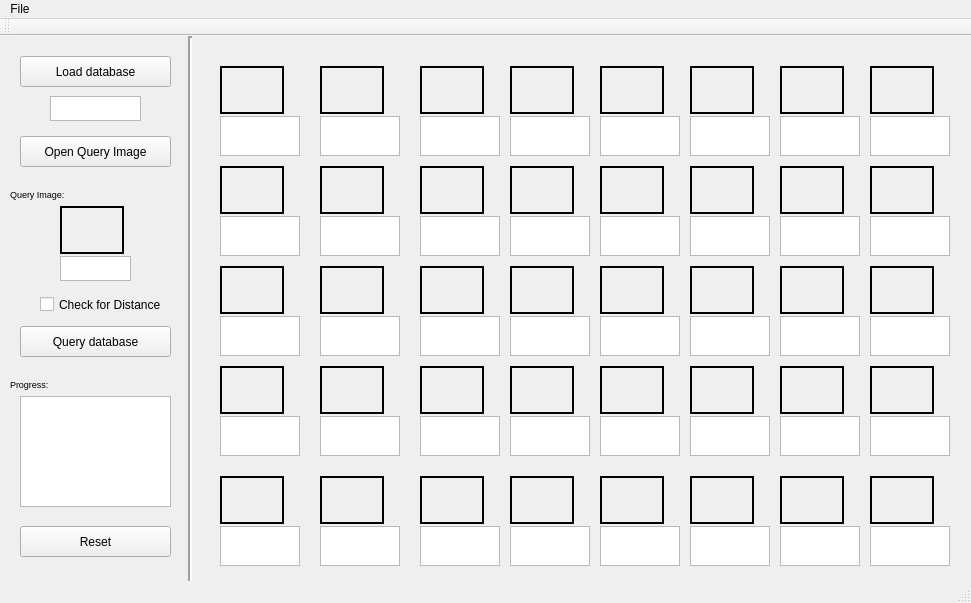
<?xml version="1.0" encoding="UTF-8"?>
<ui version="4.0">
 <class>MainWindow</class>
 <widget class="QMainWindow" name="MainWindow">
  <property name="geometry">
   <rect>
    <x>0</x>
    <y>0</y>
    <width>971</width>
    <height>603</height>
   </rect>
  </property>
  <property name="windowTitle">
   <string>MainWindow</string>
  </property>
  <widget class="QWidget" name="centralWidget">
   <widget class="QPushButton" name="openButton">
    <property name="geometry">
     <rect>
      <x>20</x>
      <y>100</y>
      <width>151</width>
      <height>31</height>
     </rect>
    </property>
    <property name="text">
     <string>Open Query Image</string>
    </property>
   </widget>
   <widget class="QLabel" name="ImgDisplay">
    <property name="enabled">
     <bool>true</bool>
    </property>
    <property name="geometry">
     <rect>
      <x>60</x>
      <y>170</y>
      <width>64</width>
      <height>48</height>
     </rect>
    </property>
    <property name="frameShape">
     <enum>QFrame::WinPanel</enum>
    </property>
    <property name="text">
     <string/>
    </property>
   </widget>
   <widget class="QPushButton" name="resetButton">
    <property name="geometry">
     <rect>
      <x>20</x>
      <y>490</y>
      <width>151</width>
      <height>31</height>
     </rect>
    </property>
    <property name="text">
     <string>Reset</string>
    </property>
   </widget>
   <widget class="QPushButton" name="queryButton">
    <property name="geometry">
     <rect>
      <x>20</x>
      <y>290</y>
      <width>151</width>
      <height>31</height>
     </rect>
    </property>
    <property name="text">
     <string>Query database</string>
    </property>
   </widget>
   <widget class="QPushButton" name="loadButton">
    <property name="geometry">
     <rect>
      <x>20</x>
      <y>20</y>
      <width>151</width>
      <height>31</height>
     </rect>
    </property>
    <property name="text">
     <string>Load database</string>
    </property>
   </widget>
   <widget class="Line" name="line">
    <property name="geometry">
     <rect>
      <x>180</x>
      <y>0</y>
      <width>20</width>
      <height>561</height>
     </rect>
    </property>
    <property name="lineWidth">
     <number>2</number>
    </property>
    <property name="orientation">
     <enum>Qt::Vertical</enum>
    </property>
   </widget>
   <widget class="QLabel" name="label_3">
    <property name="geometry">
     <rect>
      <x>10</x>
      <y>150</y>
      <width>71</width>
      <height>16</height>
     </rect>
    </property>
    <property name="font">
     <font>
      <pointsize>7</pointsize>
     </font>
    </property>
    <property name="text">
     <string>Query Image:</string>
    </property>
   </widget>
   <widget class="QLabel" name="ImgDisplay_1">
    <property name="enabled">
     <bool>true</bool>
    </property>
    <property name="geometry">
     <rect>
      <x>220</x>
      <y>30</y>
      <width>64</width>
      <height>48</height>
     </rect>
    </property>
    <property name="frameShape">
     <enum>QFrame::WinPanel</enum>
    </property>
    <property name="text">
     <string/>
    </property>
   </widget>
   <widget class="QLabel" name="ImgDisplay_2">
    <property name="enabled">
     <bool>true</bool>
    </property>
    <property name="geometry">
     <rect>
      <x>320</x>
      <y>30</y>
      <width>64</width>
      <height>48</height>
     </rect>
    </property>
    <property name="frameShape">
     <enum>QFrame::WinPanel</enum>
    </property>
    <property name="text">
     <string/>
    </property>
   </widget>
   <widget class="QLabel" name="ImgDisplay_5">
    <property name="enabled">
     <bool>true</bool>
    </property>
    <property name="geometry">
     <rect>
      <x>600</x>
      <y>30</y>
      <width>64</width>
      <height>48</height>
     </rect>
    </property>
    <property name="frameShape">
     <enum>QFrame::WinPanel</enum>
    </property>
    <property name="text">
     <string/>
    </property>
   </widget>
   <widget class="QLabel" name="ImgDisplay_4">
    <property name="enabled">
     <bool>true</bool>
    </property>
    <property name="geometry">
     <rect>
      <x>510</x>
      <y>30</y>
      <width>64</width>
      <height>48</height>
     </rect>
    </property>
    <property name="frameShape">
     <enum>QFrame::WinPanel</enum>
    </property>
    <property name="text">
     <string/>
    </property>
   </widget>
   <widget class="QLabel" name="ImgDisplay_3">
    <property name="enabled">
     <bool>true</bool>
    </property>
    <property name="geometry">
     <rect>
      <x>420</x>
      <y>30</y>
      <width>64</width>
      <height>48</height>
     </rect>
    </property>
    <property name="frameShape">
     <enum>QFrame::WinPanel</enum>
    </property>
    <property name="text">
     <string/>
    </property>
   </widget>
   <widget class="QLabel" name="ImgDisplay_7">
    <property name="enabled">
     <bool>true</bool>
    </property>
    <property name="geometry">
     <rect>
      <x>780</x>
      <y>30</y>
      <width>64</width>
      <height>48</height>
     </rect>
    </property>
    <property name="frameShape">
     <enum>QFrame::WinPanel</enum>
    </property>
    <property name="text">
     <string/>
    </property>
   </widget>
   <widget class="QLabel" name="ImgDisplay_6">
    <property name="enabled">
     <bool>true</bool>
    </property>
    <property name="geometry">
     <rect>
      <x>690</x>
      <y>30</y>
      <width>64</width>
      <height>48</height>
     </rect>
    </property>
    <property name="frameShape">
     <enum>QFrame::WinPanel</enum>
    </property>
    <property name="text">
     <string/>
    </property>
   </widget>
   <widget class="QLabel" name="ImgDisplay_8">
    <property name="enabled">
     <bool>true</bool>
    </property>
    <property name="geometry">
     <rect>
      <x>870</x>
      <y>30</y>
      <width>64</width>
      <height>48</height>
     </rect>
    </property>
    <property name="frameShape">
     <enum>QFrame::WinPanel</enum>
    </property>
    <property name="text">
     <string/>
    </property>
   </widget>
   <widget class="QLabel" name="ImgDisplay_25">
    <property name="enabled">
     <bool>true</bool>
    </property>
    <property name="geometry">
     <rect>
      <x>220</x>
      <y>330</y>
      <width>64</width>
      <height>48</height>
     </rect>
    </property>
    <property name="frameShape">
     <enum>QFrame::WinPanel</enum>
    </property>
    <property name="text">
     <string/>
    </property>
   </widget>
   <widget class="QLabel" name="ImgDisplay_9">
    <property name="enabled">
     <bool>true</bool>
    </property>
    <property name="geometry">
     <rect>
      <x>220</x>
      <y>130</y>
      <width>64</width>
      <height>48</height>
     </rect>
    </property>
    <property name="frameShape">
     <enum>QFrame::WinPanel</enum>
    </property>
    <property name="text">
     <string/>
    </property>
   </widget>
   <widget class="QLabel" name="ImgDisplay_33">
    <property name="enabled">
     <bool>true</bool>
    </property>
    <property name="geometry">
     <rect>
      <x>220</x>
      <y>440</y>
      <width>64</width>
      <height>48</height>
     </rect>
    </property>
    <property name="frameShape">
     <enum>QFrame::WinPanel</enum>
    </property>
    <property name="text">
     <string/>
    </property>
   </widget>
   <widget class="QLabel" name="ImgDisplay_11">
    <property name="enabled">
     <bool>true</bool>
    </property>
    <property name="geometry">
     <rect>
      <x>420</x>
      <y>130</y>
      <width>64</width>
      <height>48</height>
     </rect>
    </property>
    <property name="frameShape">
     <enum>QFrame::WinPanel</enum>
    </property>
    <property name="text">
     <string/>
    </property>
   </widget>
   <widget class="QLabel" name="ImgDisplay_10">
    <property name="enabled">
     <bool>true</bool>
    </property>
    <property name="geometry">
     <rect>
      <x>320</x>
      <y>130</y>
      <width>64</width>
      <height>48</height>
     </rect>
    </property>
    <property name="frameShape">
     <enum>QFrame::WinPanel</enum>
    </property>
    <property name="text">
     <string/>
    </property>
   </widget>
   <widget class="QLabel" name="ImgDisplay_15">
    <property name="enabled">
     <bool>true</bool>
    </property>
    <property name="geometry">
     <rect>
      <x>780</x>
      <y>130</y>
      <width>64</width>
      <height>48</height>
     </rect>
    </property>
    <property name="frameShape">
     <enum>QFrame::WinPanel</enum>
    </property>
    <property name="text">
     <string/>
    </property>
   </widget>
   <widget class="QLabel" name="ImgDisplay_14">
    <property name="enabled">
     <bool>true</bool>
    </property>
    <property name="geometry">
     <rect>
      <x>690</x>
      <y>130</y>
      <width>64</width>
      <height>48</height>
     </rect>
    </property>
    <property name="frameShape">
     <enum>QFrame::WinPanel</enum>
    </property>
    <property name="text">
     <string/>
    </property>
   </widget>
   <widget class="QLabel" name="ImgDisplay_13">
    <property name="enabled">
     <bool>true</bool>
    </property>
    <property name="geometry">
     <rect>
      <x>600</x>
      <y>130</y>
      <width>64</width>
      <height>48</height>
     </rect>
    </property>
    <property name="frameShape">
     <enum>QFrame::WinPanel</enum>
    </property>
    <property name="text">
     <string/>
    </property>
   </widget>
   <widget class="QLabel" name="ImgDisplay_12">
    <property name="enabled">
     <bool>true</bool>
    </property>
    <property name="geometry">
     <rect>
      <x>510</x>
      <y>130</y>
      <width>64</width>
      <height>48</height>
     </rect>
    </property>
    <property name="frameShape">
     <enum>QFrame::WinPanel</enum>
    </property>
    <property name="text">
     <string/>
    </property>
   </widget>
   <widget class="QLabel" name="ImgDisplay_17">
    <property name="enabled">
     <bool>true</bool>
    </property>
    <property name="geometry">
     <rect>
      <x>220</x>
      <y>230</y>
      <width>64</width>
      <height>48</height>
     </rect>
    </property>
    <property name="frameShape">
     <enum>QFrame::WinPanel</enum>
    </property>
    <property name="text">
     <string/>
    </property>
   </widget>
   <widget class="QLabel" name="ImgDisplay_16">
    <property name="enabled">
     <bool>true</bool>
    </property>
    <property name="geometry">
     <rect>
      <x>870</x>
      <y>130</y>
      <width>64</width>
      <height>48</height>
     </rect>
    </property>
    <property name="frameShape">
     <enum>QFrame::WinPanel</enum>
    </property>
    <property name="text">
     <string/>
    </property>
   </widget>
   <widget class="QLabel" name="ImgDisplay_20">
    <property name="enabled">
     <bool>true</bool>
    </property>
    <property name="geometry">
     <rect>
      <x>510</x>
      <y>230</y>
      <width>64</width>
      <height>48</height>
     </rect>
    </property>
    <property name="frameShape">
     <enum>QFrame::WinPanel</enum>
    </property>
    <property name="text">
     <string/>
    </property>
   </widget>
   <widget class="QLabel" name="ImgDisplay_19">
    <property name="enabled">
     <bool>true</bool>
    </property>
    <property name="geometry">
     <rect>
      <x>420</x>
      <y>230</y>
      <width>64</width>
      <height>48</height>
     </rect>
    </property>
    <property name="frameShape">
     <enum>QFrame::WinPanel</enum>
    </property>
    <property name="text">
     <string/>
    </property>
   </widget>
   <widget class="QLabel" name="ImgDisplay_18">
    <property name="enabled">
     <bool>true</bool>
    </property>
    <property name="geometry">
     <rect>
      <x>320</x>
      <y>230</y>
      <width>64</width>
      <height>48</height>
     </rect>
    </property>
    <property name="frameShape">
     <enum>QFrame::WinPanel</enum>
    </property>
    <property name="text">
     <string/>
    </property>
   </widget>
   <widget class="QLabel" name="ImgDisplay_21">
    <property name="enabled">
     <bool>true</bool>
    </property>
    <property name="geometry">
     <rect>
      <x>600</x>
      <y>230</y>
      <width>64</width>
      <height>48</height>
     </rect>
    </property>
    <property name="frameShape">
     <enum>QFrame::WinPanel</enum>
    </property>
    <property name="text">
     <string/>
    </property>
   </widget>
   <widget class="QLabel" name="ImgDisplay_23">
    <property name="enabled">
     <bool>true</bool>
    </property>
    <property name="geometry">
     <rect>
      <x>780</x>
      <y>230</y>
      <width>64</width>
      <height>48</height>
     </rect>
    </property>
    <property name="frameShape">
     <enum>QFrame::WinPanel</enum>
    </property>
    <property name="text">
     <string/>
    </property>
   </widget>
   <widget class="QLabel" name="ImgDisplay_22">
    <property name="enabled">
     <bool>true</bool>
    </property>
    <property name="geometry">
     <rect>
      <x>690</x>
      <y>230</y>
      <width>64</width>
      <height>48</height>
     </rect>
    </property>
    <property name="frameShape">
     <enum>QFrame::WinPanel</enum>
    </property>
    <property name="text">
     <string/>
    </property>
   </widget>
   <widget class="QLabel" name="ImgDisplay_24">
    <property name="enabled">
     <bool>true</bool>
    </property>
    <property name="geometry">
     <rect>
      <x>870</x>
      <y>230</y>
      <width>64</width>
      <height>48</height>
     </rect>
    </property>
    <property name="frameShape">
     <enum>QFrame::WinPanel</enum>
    </property>
    <property name="text">
     <string/>
    </property>
   </widget>
   <widget class="QLabel" name="ImgDisplay_26">
    <property name="enabled">
     <bool>true</bool>
    </property>
    <property name="geometry">
     <rect>
      <x>320</x>
      <y>330</y>
      <width>64</width>
      <height>48</height>
     </rect>
    </property>
    <property name="frameShape">
     <enum>QFrame::WinPanel</enum>
    </property>
    <property name="text">
     <string/>
    </property>
   </widget>
   <widget class="QLabel" name="ImgDisplay_27">
    <property name="enabled">
     <bool>true</bool>
    </property>
    <property name="geometry">
     <rect>
      <x>420</x>
      <y>330</y>
      <width>64</width>
      <height>48</height>
     </rect>
    </property>
    <property name="frameShape">
     <enum>QFrame::WinPanel</enum>
    </property>
    <property name="text">
     <string/>
    </property>
   </widget>
   <widget class="QLabel" name="ImgDisplay_28">
    <property name="enabled">
     <bool>true</bool>
    </property>
    <property name="geometry">
     <rect>
      <x>510</x>
      <y>330</y>
      <width>64</width>
      <height>48</height>
     </rect>
    </property>
    <property name="frameShape">
     <enum>QFrame::WinPanel</enum>
    </property>
    <property name="text">
     <string/>
    </property>
   </widget>
   <widget class="QLabel" name="ImgDisplay_30">
    <property name="enabled">
     <bool>true</bool>
    </property>
    <property name="geometry">
     <rect>
      <x>690</x>
      <y>330</y>
      <width>64</width>
      <height>48</height>
     </rect>
    </property>
    <property name="frameShape">
     <enum>QFrame::WinPanel</enum>
    </property>
    <property name="text">
     <string/>
    </property>
   </widget>
   <widget class="QLabel" name="ImgDisplay_29">
    <property name="enabled">
     <bool>true</bool>
    </property>
    <property name="geometry">
     <rect>
      <x>600</x>
      <y>330</y>
      <width>64</width>
      <height>48</height>
     </rect>
    </property>
    <property name="frameShape">
     <enum>QFrame::WinPanel</enum>
    </property>
    <property name="text">
     <string/>
    </property>
   </widget>
   <widget class="QLabel" name="ImgDisplay_32">
    <property name="enabled">
     <bool>true</bool>
    </property>
    <property name="geometry">
     <rect>
      <x>870</x>
      <y>330</y>
      <width>64</width>
      <height>48</height>
     </rect>
    </property>
    <property name="frameShape">
     <enum>QFrame::WinPanel</enum>
    </property>
    <property name="text">
     <string/>
    </property>
   </widget>
   <widget class="QLabel" name="ImgDisplay_31">
    <property name="enabled">
     <bool>true</bool>
    </property>
    <property name="geometry">
     <rect>
      <x>780</x>
      <y>330</y>
      <width>64</width>
      <height>48</height>
     </rect>
    </property>
    <property name="frameShape">
     <enum>QFrame::WinPanel</enum>
    </property>
    <property name="text">
     <string/>
    </property>
   </widget>
   <widget class="QLabel" name="ImgDisplay_34">
    <property name="enabled">
     <bool>true</bool>
    </property>
    <property name="geometry">
     <rect>
      <x>320</x>
      <y>440</y>
      <width>64</width>
      <height>48</height>
     </rect>
    </property>
    <property name="frameShape">
     <enum>QFrame::WinPanel</enum>
    </property>
    <property name="text">
     <string/>
    </property>
   </widget>
   <widget class="QLabel" name="ImgDisplay_35">
    <property name="enabled">
     <bool>true</bool>
    </property>
    <property name="geometry">
     <rect>
      <x>420</x>
      <y>440</y>
      <width>64</width>
      <height>48</height>
     </rect>
    </property>
    <property name="frameShape">
     <enum>QFrame::WinPanel</enum>
    </property>
    <property name="text">
     <string/>
    </property>
   </widget>
   <widget class="QLabel" name="ImgDisplay_36">
    <property name="enabled">
     <bool>true</bool>
    </property>
    <property name="geometry">
     <rect>
      <x>510</x>
      <y>440</y>
      <width>64</width>
      <height>48</height>
     </rect>
    </property>
    <property name="frameShape">
     <enum>QFrame::WinPanel</enum>
    </property>
    <property name="text">
     <string/>
    </property>
   </widget>
   <widget class="QLabel" name="ImgDisplay_38">
    <property name="enabled">
     <bool>true</bool>
    </property>
    <property name="geometry">
     <rect>
      <x>690</x>
      <y>440</y>
      <width>64</width>
      <height>48</height>
     </rect>
    </property>
    <property name="frameShape">
     <enum>QFrame::WinPanel</enum>
    </property>
    <property name="text">
     <string/>
    </property>
   </widget>
   <widget class="QLabel" name="ImgDisplay_37">
    <property name="enabled">
     <bool>true</bool>
    </property>
    <property name="geometry">
     <rect>
      <x>600</x>
      <y>440</y>
      <width>64</width>
      <height>48</height>
     </rect>
    </property>
    <property name="frameShape">
     <enum>QFrame::WinPanel</enum>
    </property>
    <property name="text">
     <string/>
    </property>
   </widget>
   <widget class="QLabel" name="ImgDisplay_39">
    <property name="enabled">
     <bool>true</bool>
    </property>
    <property name="geometry">
     <rect>
      <x>780</x>
      <y>440</y>
      <width>64</width>
      <height>48</height>
     </rect>
    </property>
    <property name="frameShape">
     <enum>QFrame::WinPanel</enum>
    </property>
    <property name="text">
     <string/>
    </property>
   </widget>
   <widget class="QLabel" name="ImgDisplay_40">
    <property name="enabled">
     <bool>true</bool>
    </property>
    <property name="geometry">
     <rect>
      <x>870</x>
      <y>440</y>
      <width>64</width>
      <height>48</height>
     </rect>
    </property>
    <property name="frameShape">
     <enum>QFrame::WinPanel</enum>
    </property>
    <property name="text">
     <string/>
    </property>
   </widget>
   <widget class="QTextBrowser" name="textBrowser">
    <property name="geometry">
     <rect>
      <x>60</x>
      <y>220</y>
      <width>71</width>
      <height>25</height>
     </rect>
    </property>
    <property name="html">
     <string>&lt;!DOCTYPE HTML PUBLIC &quot;-//W3C//DTD HTML 4.0//EN&quot; &quot;http://www.w3.org/TR/REC-html40/strict.dtd&quot;&gt;
&lt;html&gt;&lt;head&gt;&lt;meta name=&quot;qrichtext&quot; content=&quot;1&quot; /&gt;&lt;style type=&quot;text/css&quot;&gt;
p, li { white-space: pre-wrap; }
&lt;/style&gt;&lt;/head&gt;&lt;body style=&quot; font-family:'MS Shell Dlg 2'; font-size:8.25pt; font-weight:400; font-style:normal;&quot;&gt;
&lt;p style=&quot;-qt-paragraph-type:empty; margin-top:0px; margin-bottom:0px; margin-left:0px; margin-right:0px; -qt-block-indent:0; text-indent:0px;&quot;&gt;&lt;br /&gt;&lt;/p&gt;&lt;/body&gt;&lt;/html&gt;</string>
    </property>
    <property name="placeholderText">
     <string/>
    </property>
   </widget>
   <widget class="QTextBrowser" name="textBrowser_2">
    <property name="geometry">
     <rect>
      <x>320</x>
      <y>80</y>
      <width>80</width>
      <height>40</height>
     </rect>
    </property>
   </widget>
   <widget class="QTextBrowser" name="textBrowser_3">
    <property name="geometry">
     <rect>
      <x>420</x>
      <y>80</y>
      <width>80</width>
      <height>40</height>
     </rect>
    </property>
   </widget>
   <widget class="QTextBrowser" name="textBrowser_4">
    <property name="geometry">
     <rect>
      <x>510</x>
      <y>80</y>
      <width>80</width>
      <height>40</height>
     </rect>
    </property>
   </widget>
   <widget class="QTextBrowser" name="textBrowser_5">
    <property name="geometry">
     <rect>
      <x>600</x>
      <y>80</y>
      <width>80</width>
      <height>40</height>
     </rect>
    </property>
   </widget>
   <widget class="QTextBrowser" name="textBrowser_6">
    <property name="geometry">
     <rect>
      <x>690</x>
      <y>80</y>
      <width>80</width>
      <height>40</height>
     </rect>
    </property>
   </widget>
   <widget class="QTextBrowser" name="textBrowser_7">
    <property name="geometry">
     <rect>
      <x>780</x>
      <y>80</y>
      <width>80</width>
      <height>40</height>
     </rect>
    </property>
   </widget>
   <widget class="QTextBrowser" name="textBrowser_8">
    <property name="geometry">
     <rect>
      <x>870</x>
      <y>80</y>
      <width>80</width>
      <height>40</height>
     </rect>
    </property>
   </widget>
   <widget class="QTextBrowser" name="textBrowser_9">
    <property name="geometry">
     <rect>
      <x>220</x>
      <y>180</y>
      <width>80</width>
      <height>40</height>
     </rect>
    </property>
   </widget>
   <widget class="QTextBrowser" name="textBrowser_10">
    <property name="geometry">
     <rect>
      <x>320</x>
      <y>180</y>
      <width>80</width>
      <height>40</height>
     </rect>
    </property>
   </widget>
   <widget class="QTextBrowser" name="textBrowser_11">
    <property name="geometry">
     <rect>
      <x>420</x>
      <y>180</y>
      <width>80</width>
      <height>40</height>
     </rect>
    </property>
   </widget>
   <widget class="QTextBrowser" name="textBrowser_12">
    <property name="geometry">
     <rect>
      <x>510</x>
      <y>180</y>
      <width>80</width>
      <height>40</height>
     </rect>
    </property>
   </widget>
   <widget class="QTextBrowser" name="textBrowser_13">
    <property name="geometry">
     <rect>
      <x>600</x>
      <y>180</y>
      <width>80</width>
      <height>40</height>
     </rect>
    </property>
   </widget>
   <widget class="QTextBrowser" name="textBrowser_14">
    <property name="geometry">
     <rect>
      <x>690</x>
      <y>180</y>
      <width>80</width>
      <height>40</height>
     </rect>
    </property>
   </widget>
   <widget class="QTextBrowser" name="textBrowser_15">
    <property name="geometry">
     <rect>
      <x>780</x>
      <y>180</y>
      <width>80</width>
      <height>40</height>
     </rect>
    </property>
   </widget>
   <widget class="QTextBrowser" name="textBrowser_16">
    <property name="geometry">
     <rect>
      <x>870</x>
      <y>180</y>
      <width>80</width>
      <height>40</height>
     </rect>
    </property>
   </widget>
   <widget class="QTextBrowser" name="textBrowser_1">
    <property name="geometry">
     <rect>
      <x>220</x>
      <y>80</y>
      <width>80</width>
      <height>40</height>
     </rect>
    </property>
    <property name="html">
     <string>&lt;!DOCTYPE HTML PUBLIC &quot;-//W3C//DTD HTML 4.0//EN&quot; &quot;http://www.w3.org/TR/REC-html40/strict.dtd&quot;&gt;
&lt;html&gt;&lt;head&gt;&lt;meta name=&quot;qrichtext&quot; content=&quot;1&quot; /&gt;&lt;style type=&quot;text/css&quot;&gt;
p, li { white-space: pre-wrap; }
&lt;/style&gt;&lt;/head&gt;&lt;body style=&quot; font-family:'MS Shell Dlg 2'; font-size:8.25pt; font-weight:400; font-style:normal;&quot;&gt;
&lt;p style=&quot;-qt-paragraph-type:empty; margin-top:0px; margin-bottom:0px; margin-left:0px; margin-right:0px; -qt-block-indent:0; text-indent:0px;&quot;&gt;&lt;br /&gt;&lt;/p&gt;&lt;/body&gt;&lt;/html&gt;</string>
    </property>
   </widget>
   <widget class="QTextBrowser" name="textBrowser_18">
    <property name="geometry">
     <rect>
      <x>320</x>
      <y>280</y>
      <width>80</width>
      <height>40</height>
     </rect>
    </property>
   </widget>
   <widget class="QTextBrowser" name="textBrowser_19">
    <property name="geometry">
     <rect>
      <x>420</x>
      <y>280</y>
      <width>80</width>
      <height>40</height>
     </rect>
    </property>
   </widget>
   <widget class="QTextBrowser" name="textBrowser_20">
    <property name="geometry">
     <rect>
      <x>510</x>
      <y>280</y>
      <width>80</width>
      <height>40</height>
     </rect>
    </property>
   </widget>
   <widget class="QTextBrowser" name="textBrowser_21">
    <property name="geometry">
     <rect>
      <x>600</x>
      <y>280</y>
      <width>80</width>
      <height>40</height>
     </rect>
    </property>
   </widget>
   <widget class="QTextBrowser" name="textBrowser_22">
    <property name="geometry">
     <rect>
      <x>690</x>
      <y>280</y>
      <width>80</width>
      <height>40</height>
     </rect>
    </property>
   </widget>
   <widget class="QTextBrowser" name="textBrowser_23">
    <property name="geometry">
     <rect>
      <x>780</x>
      <y>280</y>
      <width>80</width>
      <height>40</height>
     </rect>
    </property>
   </widget>
   <widget class="QTextBrowser" name="textBrowser_24">
    <property name="geometry">
     <rect>
      <x>870</x>
      <y>280</y>
      <width>80</width>
      <height>40</height>
     </rect>
    </property>
   </widget>
   <widget class="QTextBrowser" name="textBrowser_25">
    <property name="geometry">
     <rect>
      <x>220</x>
      <y>380</y>
      <width>80</width>
      <height>40</height>
     </rect>
    </property>
   </widget>
   <widget class="QTextBrowser" name="textBrowser_26">
    <property name="geometry">
     <rect>
      <x>320</x>
      <y>380</y>
      <width>80</width>
      <height>40</height>
     </rect>
    </property>
   </widget>
   <widget class="QTextBrowser" name="textBrowser_27">
    <property name="geometry">
     <rect>
      <x>420</x>
      <y>380</y>
      <width>80</width>
      <height>40</height>
     </rect>
    </property>
   </widget>
   <widget class="QTextBrowser" name="textBrowser_28">
    <property name="geometry">
     <rect>
      <x>510</x>
      <y>380</y>
      <width>80</width>
      <height>40</height>
     </rect>
    </property>
   </widget>
   <widget class="QTextBrowser" name="textBrowser_29">
    <property name="geometry">
     <rect>
      <x>600</x>
      <y>380</y>
      <width>80</width>
      <height>40</height>
     </rect>
    </property>
   </widget>
   <widget class="QTextBrowser" name="textBrowser_30">
    <property name="geometry">
     <rect>
      <x>690</x>
      <y>380</y>
      <width>80</width>
      <height>40</height>
     </rect>
    </property>
   </widget>
   <widget class="QTextBrowser" name="textBrowser_31">
    <property name="geometry">
     <rect>
      <x>780</x>
      <y>380</y>
      <width>80</width>
      <height>40</height>
     </rect>
    </property>
   </widget>
   <widget class="QTextBrowser" name="textBrowser_32">
    <property name="geometry">
     <rect>
      <x>870</x>
      <y>380</y>
      <width>80</width>
      <height>40</height>
     </rect>
    </property>
   </widget>
   <widget class="QTextBrowser" name="textBrowser_33">
    <property name="geometry">
     <rect>
      <x>220</x>
      <y>490</y>
      <width>80</width>
      <height>40</height>
     </rect>
    </property>
   </widget>
   <widget class="QTextBrowser" name="textBrowser_34">
    <property name="geometry">
     <rect>
      <x>320</x>
      <y>490</y>
      <width>80</width>
      <height>40</height>
     </rect>
    </property>
   </widget>
   <widget class="QTextBrowser" name="textBrowser_35">
    <property name="geometry">
     <rect>
      <x>420</x>
      <y>490</y>
      <width>80</width>
      <height>40</height>
     </rect>
    </property>
   </widget>
   <widget class="QTextBrowser" name="textBrowser_36">
    <property name="geometry">
     <rect>
      <x>510</x>
      <y>490</y>
      <width>80</width>
      <height>40</height>
     </rect>
    </property>
   </widget>
   <widget class="QTextBrowser" name="textBrowser_37">
    <property name="geometry">
     <rect>
      <x>600</x>
      <y>490</y>
      <width>80</width>
      <height>40</height>
     </rect>
    </property>
   </widget>
   <widget class="QTextBrowser" name="textBrowser_38">
    <property name="geometry">
     <rect>
      <x>690</x>
      <y>490</y>
      <width>80</width>
      <height>40</height>
     </rect>
    </property>
   </widget>
   <widget class="QTextBrowser" name="textBrowser_39">
    <property name="geometry">
     <rect>
      <x>780</x>
      <y>490</y>
      <width>80</width>
      <height>40</height>
     </rect>
    </property>
   </widget>
   <widget class="QTextBrowser" name="textBrowser_40">
    <property name="geometry">
     <rect>
      <x>870</x>
      <y>490</y>
      <width>80</width>
      <height>40</height>
     </rect>
    </property>
   </widget>
   <widget class="QTextBrowser" name="textBrowser_17">
    <property name="geometry">
     <rect>
      <x>220</x>
      <y>280</y>
      <width>80</width>
      <height>40</height>
     </rect>
    </property>
   </widget>
   <widget class="QTextBrowser" name="textBrowser_0">
    <property name="geometry">
     <rect>
      <x>50</x>
      <y>60</y>
      <width>91</width>
      <height>25</height>
     </rect>
    </property>
    <property name="html">
     <string>&lt;!DOCTYPE HTML PUBLIC &quot;-//W3C//DTD HTML 4.0//EN&quot; &quot;http://www.w3.org/TR/REC-html40/strict.dtd&quot;&gt;
&lt;html&gt;&lt;head&gt;&lt;meta name=&quot;qrichtext&quot; content=&quot;1&quot; /&gt;&lt;style type=&quot;text/css&quot;&gt;
p, li { white-space: pre-wrap; }
&lt;/style&gt;&lt;/head&gt;&lt;body style=&quot; font-family:'MS Shell Dlg 2'; font-size:8.25pt; font-weight:400; font-style:normal;&quot;&gt;
&lt;p style=&quot;-qt-paragraph-type:empty; margin-top:0px; margin-bottom:0px; margin-left:0px; margin-right:0px; -qt-block-indent:0; text-indent:0px;&quot;&gt;&lt;br /&gt;&lt;/p&gt;&lt;/body&gt;&lt;/html&gt;</string>
    </property>
    <property name="placeholderText">
     <string/>
    </property>
   </widget>
   <widget class="QCheckBox" name="checkBox">
    <property name="geometry">
     <rect>
      <x>40</x>
      <y>260</y>
      <width>121</width>
      <height>17</height>
     </rect>
    </property>
    <property name="text">
     <string>Check for Distance 2</string>
    </property>
   </widget>
   <widget class="QTextBrowser" name="progressBox">
    <property name="geometry">
     <rect>
      <x>20</x>
      <y>360</y>
      <width>151</width>
      <height>111</height>
     </rect>
    </property>
    <property name="html">
     <string>&lt;!DOCTYPE HTML PUBLIC &quot;-//W3C//DTD HTML 4.0//EN&quot; &quot;http://www.w3.org/TR/REC-html40/strict.dtd&quot;&gt;
&lt;html&gt;&lt;head&gt;&lt;meta name=&quot;qrichtext&quot; content=&quot;1&quot; /&gt;&lt;style type=&quot;text/css&quot;&gt;
p, li { white-space: pre-wrap; }
&lt;/style&gt;&lt;/head&gt;&lt;body style=&quot; font-family:'MS Shell Dlg 2'; font-size:8.25pt; font-weight:400; font-style:normal;&quot;&gt;
&lt;p style=&quot;-qt-paragraph-type:empty; margin-top:0px; margin-bottom:0px; margin-left:0px; margin-right:0px; -qt-block-indent:0; text-indent:0px;&quot;&gt;&lt;br /&gt;&lt;/p&gt;&lt;/body&gt;&lt;/html&gt;</string>
    </property>
    <property name="placeholderText">
     <string/>
    </property>
   </widget>
   <widget class="QLabel" name="label_4">
    <property name="geometry">
     <rect>
      <x>10</x>
      <y>340</y>
      <width>71</width>
      <height>16</height>
     </rect>
    </property>
    <property name="font">
     <font>
      <pointsize>7</pointsize>
     </font>
    </property>
    <property name="text">
     <string>Progress:</string>
    </property>
   </widget>
  </widget>
  <widget class="QStatusBar" name="statusBar"/>
  <widget class="QToolBar" name="mainToolBar">
   <attribute name="toolBarArea">
    <enum>TopToolBarArea</enum>
   </attribute>
   <attribute name="toolBarBreak">
    <bool>false</bool>
   </attribute>
  </widget>
  <widget class="QMenuBar" name="menuBar">
   <property name="geometry">
    <rect>
     <x>0</x>
     <y>0</y>
     <width>971</width>
     <height>21</height>
    </rect>
   </property>
   <widget class="QMenu" name="menuFile">
    <property name="title">
     <string>File</string>
    </property>
    <addaction name="actionOpen"/>
   </widget>
   <addaction name="menuFile"/>
  </widget>
  <action name="actionOpen">
   <property name="text">
    <string>Open</string>
   </property>
  </action>
 </widget>
 <layoutdefault spacing="6" margin="11"/>
 <resources/>
 <connections/>
</ui>
